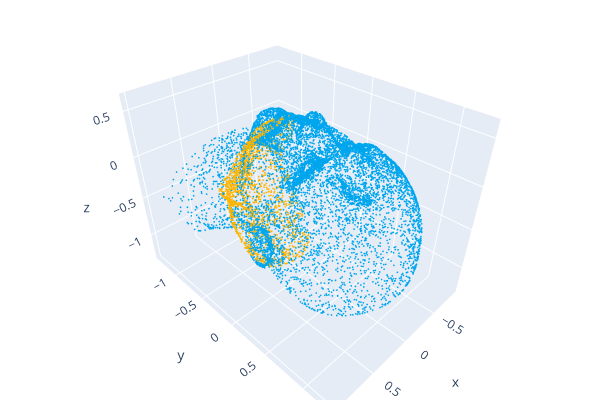

Notebook code cell kept with this figure:
### Code cell
import argparse
import torch
import numpy as np
import open3d as o3d
import copy

from geotransformer.utils.data import registration_collate_fn_stack_mode
from geotransformer.utils.torch import to_cuda, release_cuda
from geotransformer.utils.open3d import make_open3d_point_cloud
from config import make_cfg
from model import create_model

# --- 1. SETUP & LOAD MODEL ---
device = torch.device("cuda" if torch.cuda.is_available() else "cpu")
torch.set_default_device(device)

WEIGHTS = "../../output/geotransformer.facesdownsampledfixed.stage4.gse.k3.max.oacl.stage2.sinkhorn/snapshots/epoch-40.pth.tar"
cfg = make_cfg()
model = create_model(cfg).cuda()
model.load_state_dict(torch.load(WEIGHTS)["model"])

# CRITICAL: Put model in evaluation mode for new data
model.eval() 

# --- 2. DEFINE PATHS ---
REF_NUM = 3
REF_FILE = f"../../data/faces/demo/ref_{REF_NUM}.npy"
SRC_FILE = "plank.npy" # Your new source data

# --- 3. INFERENCE DATA LOADER ---
def load_inference_data(src_path, ref_path):
    src_points = np.load(src_path)
    ref_points = np.load(ref_path)
    
    # GeoTransformer uses Nx1 ones for xyz coordinates when no other features exist
    src_feats = np.ones_like(src_points[:, :1])
    ref_feats = np.ones_like(ref_points[:, :1])

    data_dict = {
        "ref_points": ref_points.astype(np.float32),
        "src_points": src_points.astype(np.float32),
        "ref_feats": ref_feats.astype(np.float32),
        "src_feats": src_feats.astype(np.float32),
    }

    # Dummy variables to keep the forward pass happy
    data_dict["morphed_full"] = np.zeros_like(ref_points).astype(np.float32) 
    data_dict["gt_z"] = np.zeros((32, 100), dtype=np.float32) 
    
    # NEW: Add a dummy 4x4 identity matrix for the missing transform
    data_dict["transform"] = np.eye(4, dtype=np.float32)
    
    return data_dict

data_dict = load_inference_data(SRC_FILE, REF_FILE)

# --- 4. PREPARE DATA & INFERENCE ---
neighbor_limits = [38, 36, 36, 38]  # default setting in 3DMatch
data_dict = registration_collate_fn_stack_mode(
    [data_dict], cfg.backbone.num_stages, cfg.backbone.init_voxel_size, cfg.backbone.init_radius, neighbor_limits
)

data_dict = to_cuda(data_dict)

# Disable gradient calculation to save memory and ensure pure inference
with torch.no_grad():
    output_dict = model(data_dict)

data_dict = release_cuda(data_dict)
output_dict = release_cuda(output_dict)

# --- 5. EXTRACT RESULTS ---
ref_points = output_dict["ref_points"]
src_points = output_dict["src_points"]
estimated_transform = output_dict["estimated_transform"]

# --- 6. VISUALIZATION ---
# Create Open3D Point Clouds
ref_pcd = make_open3d_point_cloud(ref_points)
ref_pcd.estimate_normals()
ref_pcd.paint_uniform_color([0.0, 0.651, 0.929]) # Blue for Reference

src_pcd = make_open3d_point_cloud(src_points)
src_pcd.estimate_normals()
src_pcd.paint_uniform_color([1.0, 0.706, 0.0]) # Yellow for Source (plank)

# Transform the new source point cloud using the model's prediction
estimated_t_src_pcd = copy.deepcopy(src_pcd).transform(estimated_transform)


print("Visualizing: Reference (Blue) and Transformed Source/Plank (Yellow)")
o3d.visualization.draw_plotly([ref_pcd, estimated_t_src_pcd])

### Figure 1 — Plotly figure (JSON) as saved in the notebook; plotly's stock layout.template omitted (floating-point values rounded to 4 significant figures; data arrays with more than 128 entries replaced by an {"elided": "..."} marker saying what was removed)
{"data": [{"marker": {"color": {"elided": "10788x3 float values"}, "size": 1}, "mode": "markers", "type": "scatter3d", "x": {"elided": "10788 float values"}, "y": {"elided": "10788 float values"}, "z": {"elided": "10788 float values"}}, {"marker": {"color": {"elided": "2000x3 float values"}, "size": 1}, "mode": "markers", "type": "scatter3d", "x": {"elided": "2000 float values"}, "y": {"elided": "2000 float values"}, "z": {"elided": "2000 float values"}}], "layout": {"height": 400, "margin": {"b": 0, "l": 0, "r": 0, "t": 0}, "scene": {"camera": {"center": {"x": 0, "y": 0, "z": 0}, "up": {"x": 0, "y": 0, "z": 1}}}, "showlegend": false, "width": 600}}
